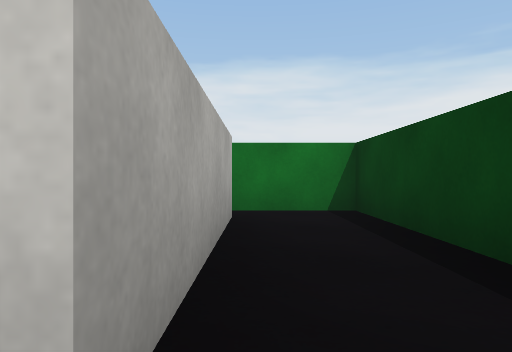
[1] (above)

16 first-person views from a walk through a Unity game level. The camera is 0.51 m above the floor, looks level and sees 70° across. The floor is counted in squares, 1 m on a side. Each view is taken from the middle of a square. On the plan, view 1 faces up. The plan holds only what a view shows up to about 9 squares ahead; the rest is blank. The place goes on beyond the plan. Surface patterns are stand-ins for the level's own textures.

[2]
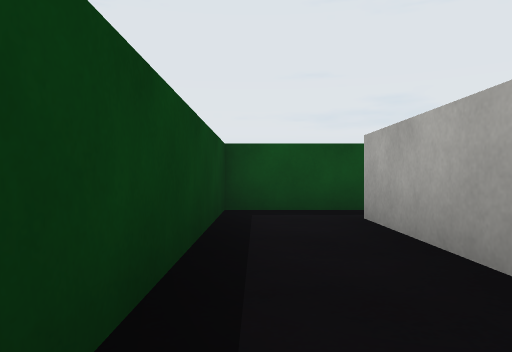

[3]
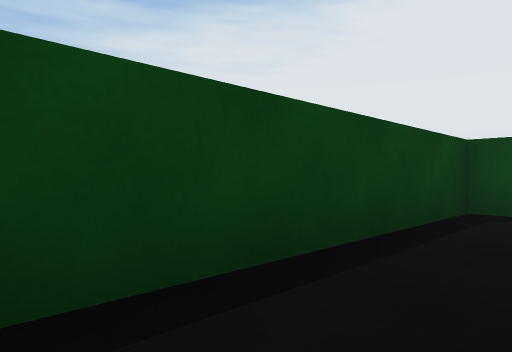

[4]
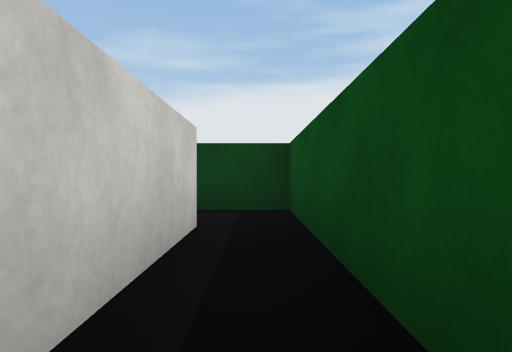

[5]
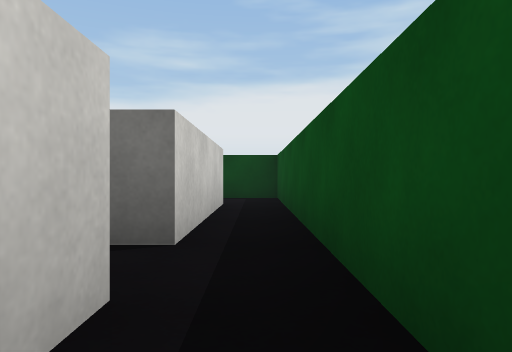

[6]
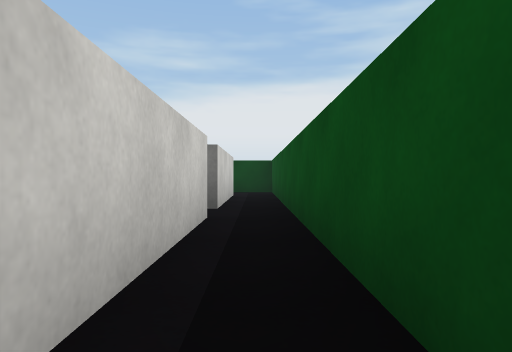

[7]
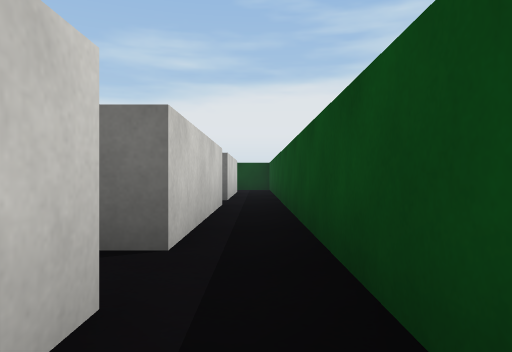

[8]
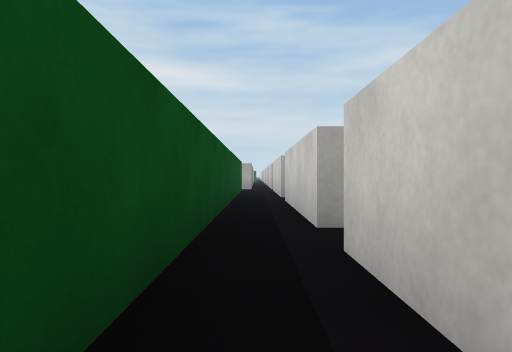

[9]
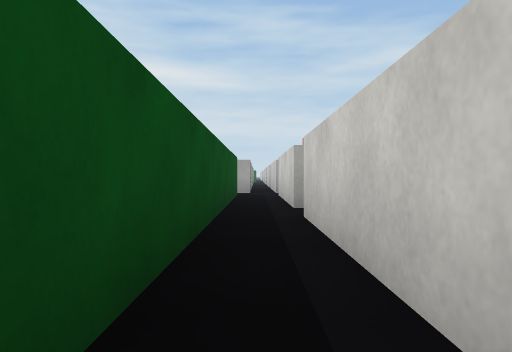

[10]
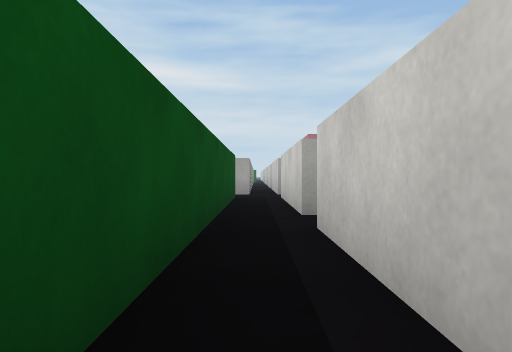

[11]
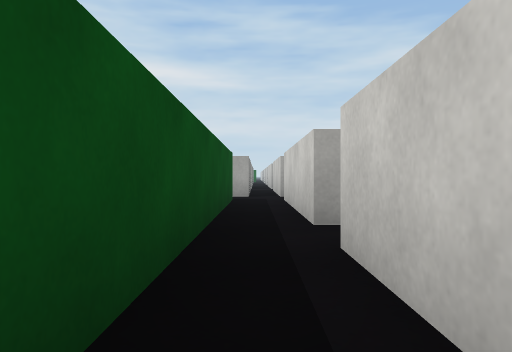

[12]
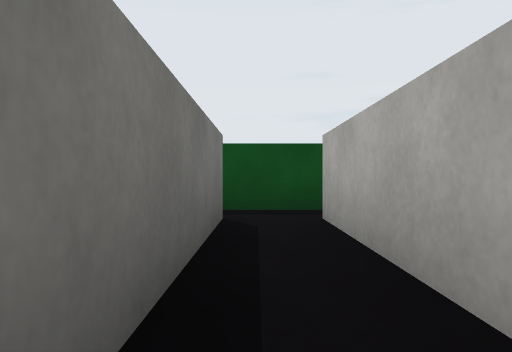

[13]
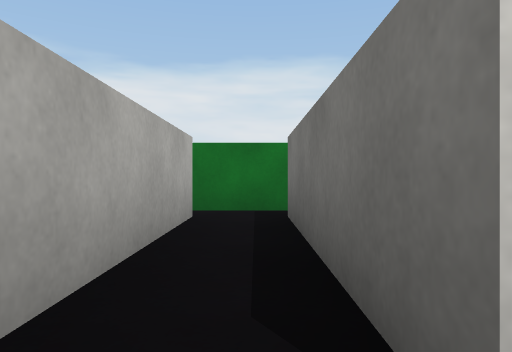

[14]
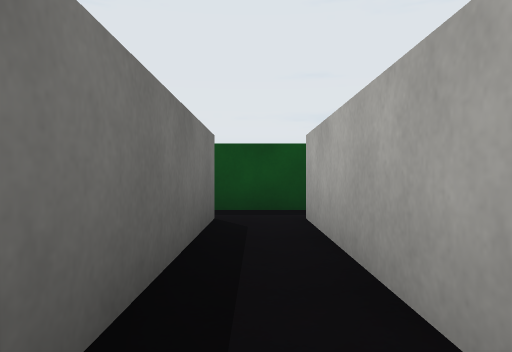

[15]
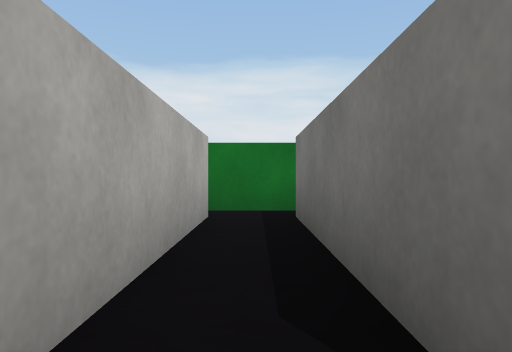

[16]
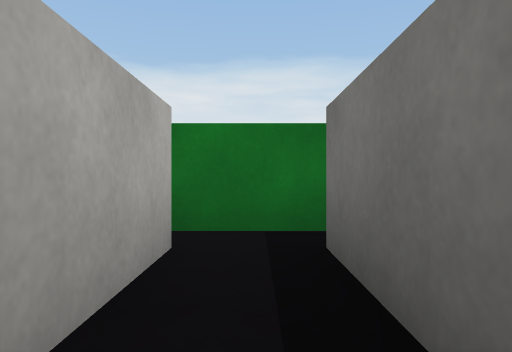

### Floor plan
Points are (right, up) in squares from view 1. A wall is a line through its corners. A room is listed if a view was taken in it or the views show most of it. See-through windows are left out.
Room 1 (views 1, 2, 3)
walls: (-0.3, 4.5) (-0.3, 0.6); (-0.5, -0.5) (1.5, -0.5) (1.5, 5.4) (-0.4, 5.4)
ways out: opening at (0, 0) to room 2
Room 2 (view 4)
walls: (-5.5, -0.5) (-0.5, -0.5); (-0.3, 0.6) (-4.3, 0.6)
ways out: opening at (0, 0) to room 1; opening at (-6, 0) to room 3; opening at (-5, 1)
Room 3 (views 5, 6, 8, 9, 15)
walls: (-10.5, -0.5) (-5.5, -0.5); (-5.5, 0.6) (-9.5, 0.6)
ways out: opening at (-6, 0) to room 2; opening at (-11, 0) to room 4; opening at (-10, 1) to room 6
Room 4 (views 7, 10, 11, 13)
walls: (-15.8, 0.6) (-18.5, 0.6); (-18.5, -0.5) (-10.5, -0.5); (-10.6, 0.6) (-14.6, 0.6)
ways out: opening at (-11, 0) to room 3; opening at (-15, 1) to room 5
Room 5 (view 12)
walls: (-15.8, 4.6) (-15.8, 0.6); (-14.5, 5.4) (-16, 5.4); (-14.6, 0.6) (-14.6, 4.6)
ways out: opening at (-15, 1) to room 4; opening at (-11, 5) to room 6
Room 6 (views 14, 16)
walls: (-9.2, 5.4) (-10.9, 5.4); (-10.6, 4.6) (-10.6, 0.6); (-9.5, 0.6) (-9.5, 4.6)
ways out: opening at (-10, 1) to room 3; opening at (-11, 5) to room 5

Positions as (right, up) in squares from view 1, and headings:
1: (0, 0), facing up
2: (1, 5), facing down
3: (0, 5), facing down-right
4: (-4, 0), facing right
5: (-7, 0), facing right
6: (-10, 0), facing right
7: (-12, 0), facing right
8: (-7, 0), facing left
9: (-10, 0), facing left
10: (-11, 0), facing left
11: (-12, 0), facing left
12: (-15, 5), facing down
13: (-15, 0), facing up
14: (-10, 5), facing down
15: (-10, 0), facing up
16: (-10, 2), facing up
